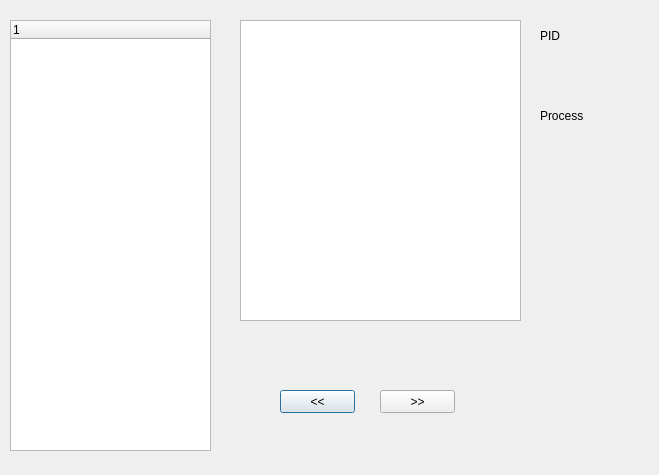
<?xml version="1.0" encoding="UTF-8"?>
<ui version="4.0">
 <class>section_data</class>
 <widget class="QDialog" name="section_data">
  <property name="geometry">
   <rect>
    <x>0</x>
    <y>0</y>
    <width>659</width>
    <height>475</height>
   </rect>
  </property>
  <property name="windowTitle">
   <string>Dialog</string>
  </property>
  <widget class="QTreeWidget" name="treeWidget">
   <property name="geometry">
    <rect>
     <x>10</x>
     <y>20</y>
     <width>201</width>
     <height>431</height>
    </rect>
   </property>
   <column>
    <property name="text">
     <string notr="true">1</string>
    </property>
   </column>
  </widget>
  <widget class="QTextBrowser" name="textBrowser">
   <property name="geometry">
    <rect>
     <x>240</x>
     <y>20</y>
     <width>281</width>
     <height>301</height>
    </rect>
   </property>
  </widget>
  <widget class="QPushButton" name="pushButton">
   <property name="geometry">
    <rect>
     <x>280</x>
     <y>390</y>
     <width>75</width>
     <height>23</height>
    </rect>
   </property>
   <property name="text">
    <string>&lt;&lt;</string>
   </property>
  </widget>
  <widget class="QPushButton" name="pushButton_2">
   <property name="geometry">
    <rect>
     <x>380</x>
     <y>390</y>
     <width>75</width>
     <height>23</height>
    </rect>
   </property>
   <property name="text">
    <string>&gt;&gt;</string>
   </property>
  </widget>
  <widget class="QLabel" name="label">
   <property name="geometry">
    <rect>
     <x>540</x>
     <y>30</y>
     <width>54</width>
     <height>12</height>
    </rect>
   </property>
   <property name="text">
    <string>PID</string>
   </property>
  </widget>
  <widget class="QLabel" name="label_2">
   <property name="geometry">
    <rect>
     <x>540</x>
     <y>60</y>
     <width>101</width>
     <height>31</height>
    </rect>
   </property>
   <property name="text">
    <string/>
   </property>
  </widget>
  <widget class="QLabel" name="label_3">
   <property name="geometry">
    <rect>
     <x>540</x>
     <y>110</y>
     <width>54</width>
     <height>12</height>
    </rect>
   </property>
   <property name="text">
    <string>Process</string>
   </property>
  </widget>
  <widget class="QLabel" name="label_4">
   <property name="geometry">
    <rect>
     <x>540</x>
     <y>130</y>
     <width>91</width>
     <height>31</height>
    </rect>
   </property>
   <property name="text">
    <string/>
   </property>
  </widget>
 </widget>
 <resources/>
 <connections/>
</ui>
